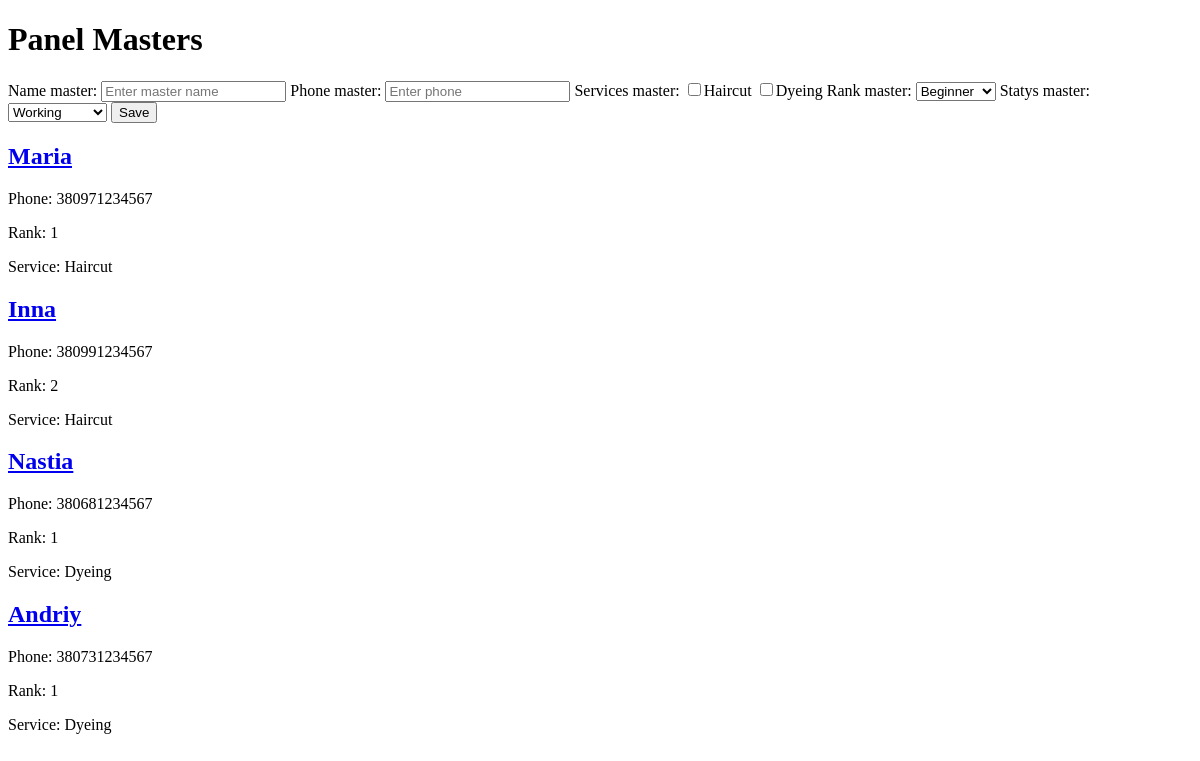
Page /panel/masters/ on the earlier database version.
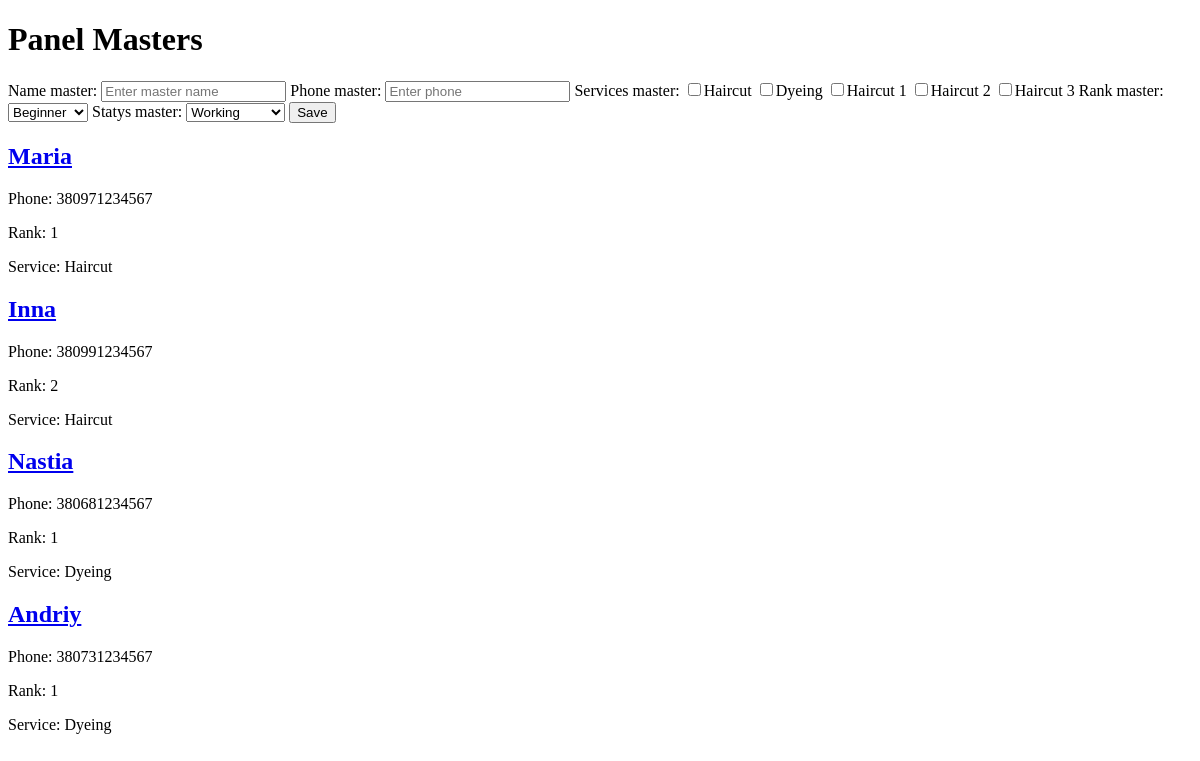
Same page on the later database version.
### Salon/models.py (models this page shows, shortened)
class Services(models.Model):
    name_service = models.CharField(max_length=100)
    time_service = models.IntegerField()
    price_service = models.IntegerField()

class Master(models.Model):
    name_master = models.CharField(max_length=100)
    services_master = models.ManyToManyField(Services)
    rank_master = models.IntegerField()
    phone_master = models.IntegerField()
    statys_master = models.BooleanField(default=True)

### Panel/views.py (the view, shortened to what this page needs)
# urls.py: path('masters/', Panel.views.panel_masters),
def panel_masters(request):
    masters = Master.objects.all()
    services = Services.objects.all()
    return render(request, "panel_masters.html", {'masters': masters, 'services': services})

### templates/panel_masters.html (shortened to what this page needs)
<!DOCTYPE html>
<html lang="en">
<head>
</head>
<body>
<h1>Panel Masters</h1>
    <form action="/panel/masters/"  method="POST">
      <label for="name_master">Name master:</label>
        <input type="text" id="name_master" name="name_master" placeholder="Enter master name" required>
      <label for="phone_master">Phone master:</label>
        <input type="text" id="phone_master" name="phone_master" placeholder="Enter phone" required>
        <label for="services_master">Services master:</label>
        {% for service in services  %}
          <input type="checkbox" id="services_master" name="services_master_{{ service.id }}" value="{{ service.id }}">{{ service.name_service }}
        {% endfor %}
      <label for="rank_master">Rank master:</label>
        <select name="rank_master" id="rank_master" required>
            <option value="1">Beginner</option>
        </select>
      <label for="statys_master">Statys master:</label>
        <select name="statys_master" id="statys_master" required>
            <option value="1">Working</option>
        </select>
      <input type="submit" value="Save">
    </form>
{% for master in masters %}
    <a href="/panel/masters/{{ master.id }}/" class="link"><h2>{{ master.name_master }}</h2></a>
    <p><span>Phone:</span> {{ master.phone_master }}</p>
    <p><span>Rank:</span> {{ master.rank_master }}</p>
    {% for service in master.services_master.all %}
        <p><span>Service:</span> {{ service.name_service }}</p>
    {% endfor %}
{% endfor %}
</body>
</html>

Differences in the rows shown:
added Services: name_service "Haircut 1", shown under "Panel Masters"
added Services: name_service "Haircut 2", shown under "Panel Masters"
added Services: name_service "Haircut 3", shown under "Panel Masters"
